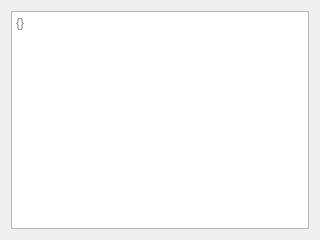
<?xml version="1.0" encoding="UTF-8"?>
<ui version="4.0">
 <class>UnknownPluginWidget</class>
 <widget class="QWidget" name="UnknownPluginWidget">
  <property name="geometry">
   <rect>
    <x>0</x>
    <y>0</y>
    <width>320</width>
    <height>240</height>
   </rect>
  </property>
  <property name="windowTitle">
   <string>Form</string>
  </property>
  <layout class="QGridLayout" name="gridLayout">
   <item row="0" column="0">
    <widget class="QTextBrowser" name="textBrowser">
     <property name="acceptRichText">
      <bool>false</bool>
     </property>
     <property name="placeholderText">
      <string>{}</string>
     </property>
    </widget>
   </item>
  </layout>
 </widget>
 <resources/>
 <connections/>
</ui>
